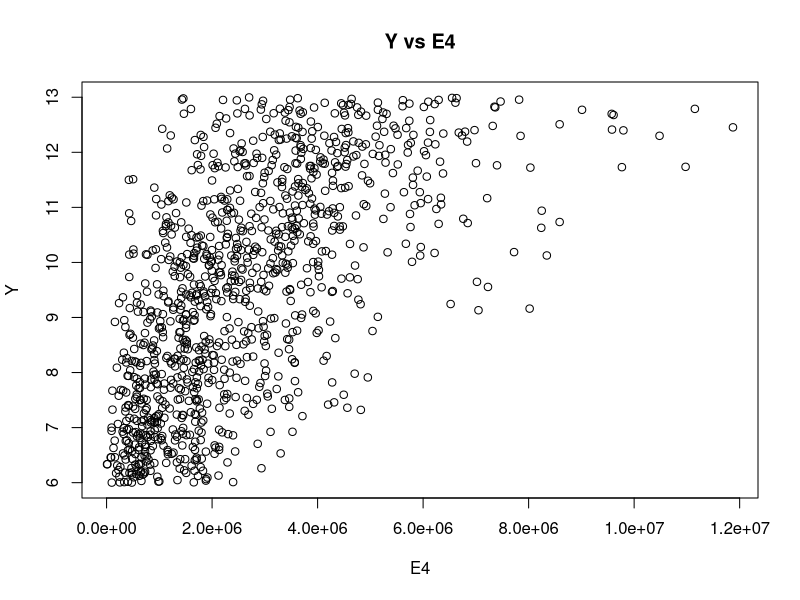

Recreate this plot in R. (Note: this script raises an error after producing the figure.)
library(leaps)
library(MASS)
library(knitr)

data <- read.csv("data/gene_data.csv")  # replace with your actual file name

# Exploratory Data Analysis
summary(data)
cor_matrix <- cor(data)
print(cor_matrix)

# Visualize correlation between Y and independent variables
plot(data$Y, data$E4, main="Y vs E4", xlab="E4", ylab="Y")

# Box-Cox transformation
boxcox_result <- boxcox(lm(Y ~ ., data=data), lambda=seq(-1, 1, 0.01))
lambda_opt <- 0.35  # Chosen from Box-Cox plot
data$Y_trans <- data$Y^lambda_opt

# Stepwise regression
full_model <- regsubsets(Y_trans ~ ., data=data, nvmax=10, method="forward")
model_summary <- summary(full_model)
print(model_summary)

# Select best model (e.g., with highest adj R^2)
# This is a manual step – assume model 2 is selected based on your report
final_model <- lm(Y_trans ~ E4 + I(G5 * G13), data=data)
summary(final_model)

# Apply Bonferroni correction
pvals <- summary(final_model)$coefficients[,4]
pvals_adj <- p.adjust(pvals, method="bonferroni")
print(pvals_adj)

# Residual plot
plot(final_model$residuals, main="Residual Plot for Final Model", ylab="Residuals", xlab="Index")

# Save outputs
write.csv(cor_matrix, "correlation_matrix.csv")
saveRDS(final_model, "final_model.rds")
